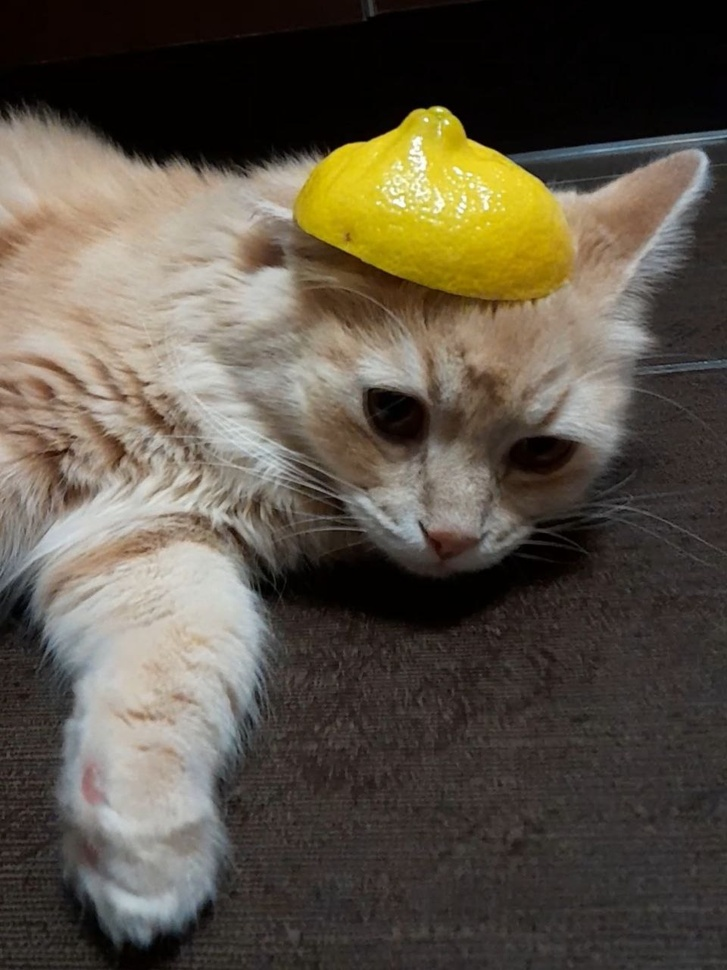
#> input picture img/img.jpeg, 727 x 970 px, shrunk from 960 x 1280 before the run, given in place of the camera
$ python task_3.py
#> lines starting #> are read from the running program, lines starting #| are printed output that depends on the picture; after the words box and inside, x2 and y2 are one past the last pixel; in counts of white or black regions, pixels touching at a corner belong together
import cv2
import numpy as np
cap = cv2.VideoCapture(0)

while True:
    ret, frame = cap.read()
#> frame is the input picture: shape (970, 727, 3); mean B, G, R 70.7, 83.4, 91.4
    hsv = cv2.cvtColor(frame, cv2.COLOR_BGR2HSV)
#> hsv: shape (970, 727, 3); mean H, S, V 26.5, 78.1, 92

    lower_red = np.array([0, 50, 50])
    upper_red = np.array([10, 255, 255])
    mask1 = cv2.inRange(hsv, lower_red, upper_red)
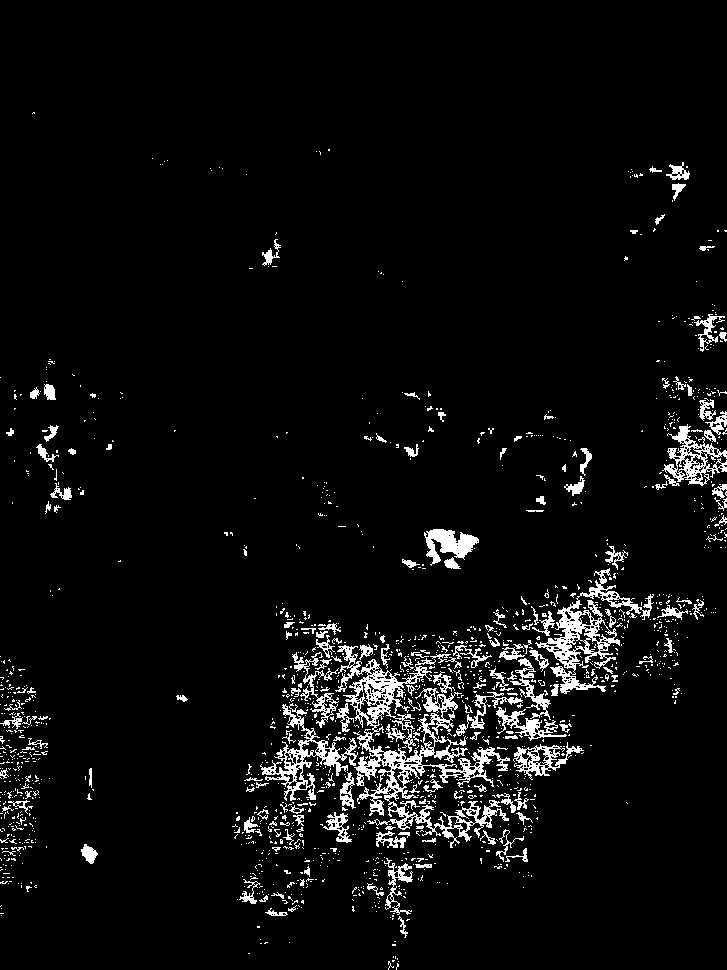
#> mask1: shape (970, 727); 5% white; 1502 white regions (1324 under 20 px), largest, box (x1, y1, x2, y2) and area: (335, 645, 510, 848) 7953, (535, 568, 654, 694) 3176, (260, 703, 358, 801) 2046

    kernel = np.ones((5, 5), np.uint8)
    # открытия (размытие расширение)
    opening = cv2.morphologyEx(mask1, cv2.MORPH_OPEN, kernel)
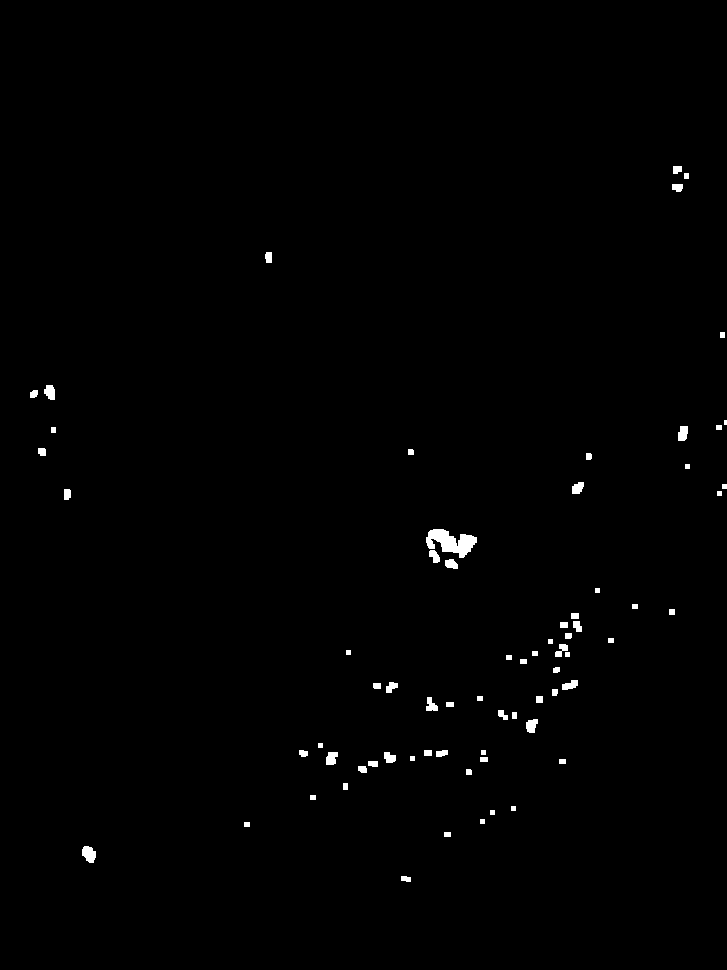
#> opening: shape (970, 727); 0.65% white; 71 white regions (1 under 20 px), largest, box (x1, y1, x2, y2) and area: (426, 529, 477, 558) 823, (82, 846, 96, 863) 176, (44, 385, 55, 400) 129

    # замыкание (расширение размытие)
    closing = cv2.morphologyEx(mask1, cv2.MORPH_CLOSE, kernel)
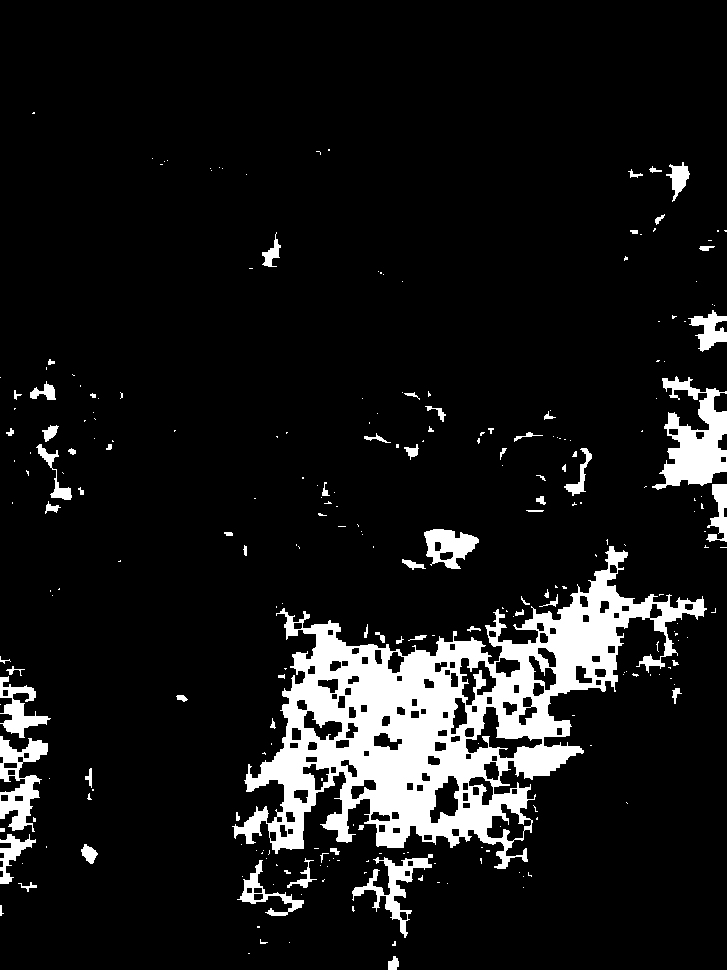
#> closing: shape (970, 727); 9.6% white; 259 white regions (185 under 20 px), largest, box (x1, y1, x2, y2) and area: (232, 546, 707, 869) 48566, (652, 376, 727, 490) 4184, (0, 736, 48, 832) 2135

    # эрозия (размытие) нужны все единицы
    erosion = cv2.erode(mask1, kernel, iterations=1)
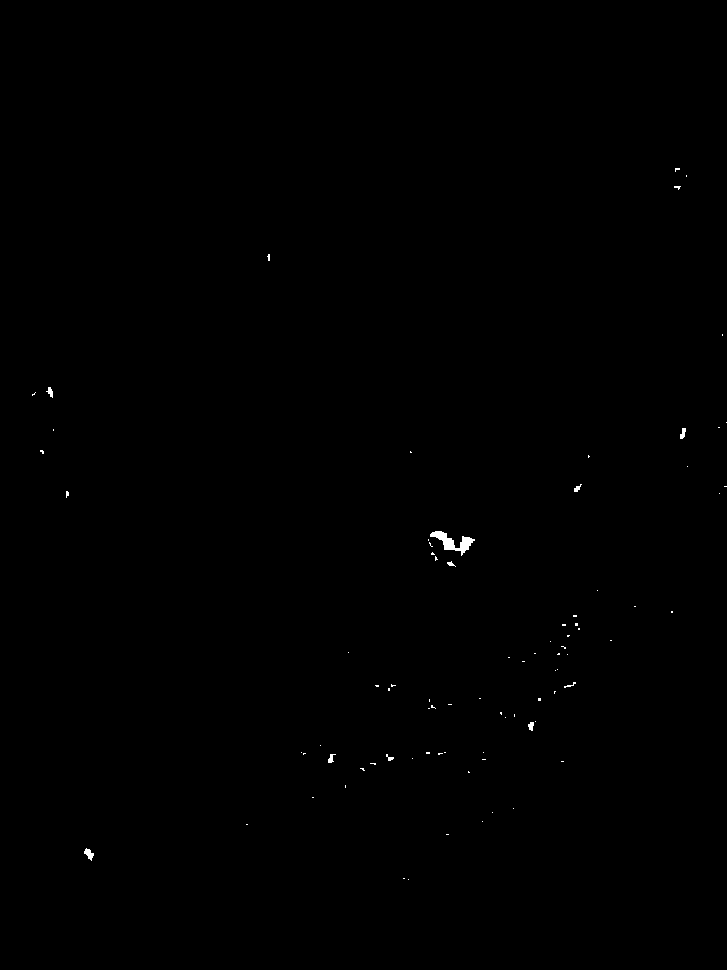
#> erosion: shape (970, 727); 0.15% white; 85 white regions (75 under 20 px), largest, box (x1, y1, x2, y2) and area: (430, 531, 475, 556) 408, (84, 848, 94, 861) 68, (680, 428, 686, 439) 44

    # расширение хотябы одна
    dilation = cv2.dilate(mask1, kernel, iterations=1)
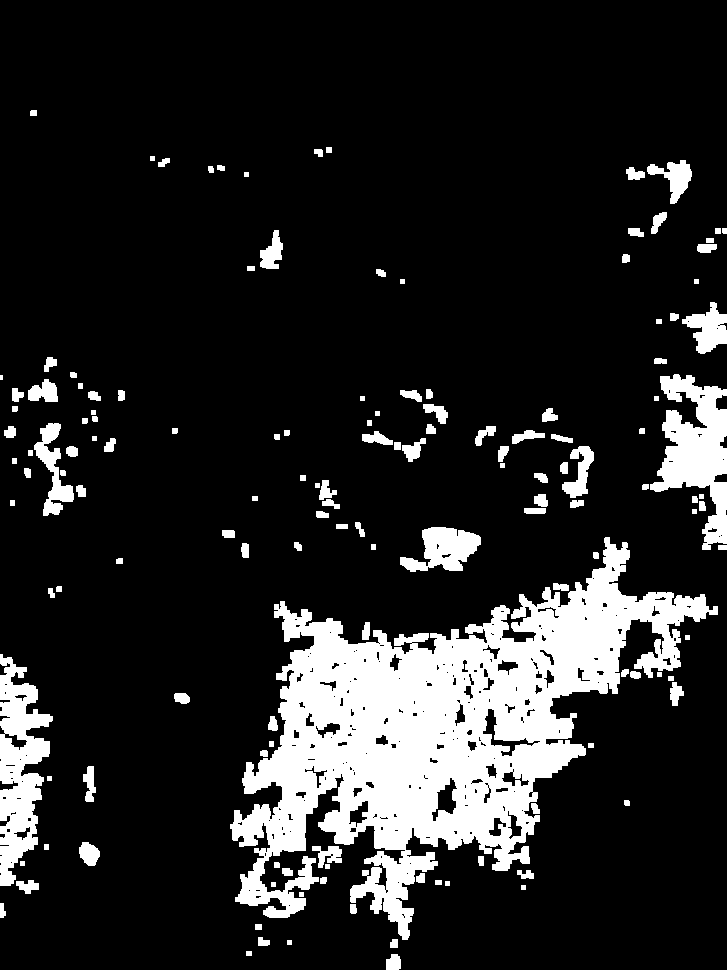
#> dilation: shape (970, 727); 14.9% white; 144 white regions (1 under 20 px), largest, box (x1, y1, x2, y2) and area: (230, 537, 718, 940) 73459, (650, 374, 727, 550) 6802, (0, 654, 53, 886) 6728

    cv2.imshow("Erosion", erosion)
    cv2.imshow("Dilation", dilation)
    cv2.imshow("Opening", opening)
    cv2.imshow("Closing", closing)

    if cv2.waitKey(1) & 0xFF == 27:
#> (key Esc is pressed here)
        break

cap.release()
cv2.destroyAllWindows()
